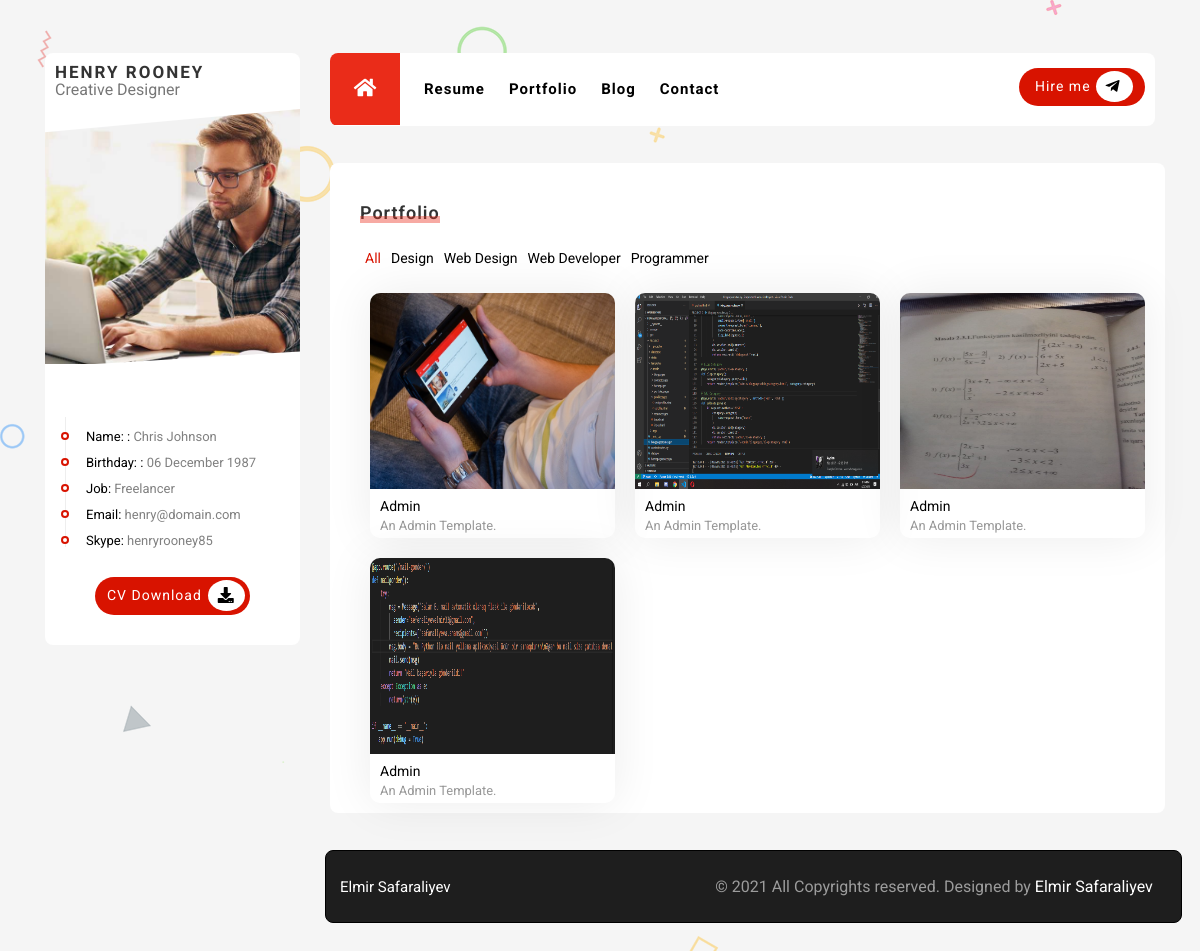
The app's page /portfolio with its own data.
### PROJECT/data.py (models this page shows)
class Profile(db.Model):
    __tablename__='Profile'
    id=db.Column(db.Integer,primary_key=True)
    infoheader=db.Column(db.String(120))
    informatio=db.Column(db.String(120))

class PortfolioCatagory(db.Model):
    __tablename__="PortfolioCatagory"
    id=db.Column(db.Integer, primary_key=True)
    name=db.Column(db.String(120))
    portfolio_catagory=db.relationship('Portfolio', backref='PortfolioCatagory', lazy=True)

class Portfolio(db.Model):
    __tablename__="Portfolio"
    id=db.Column(db.Integer,primary_key=True)
    url=db.Column(db.String(50))
    title=db.Column(db.String(50))
    subtitle=db.Column(db.String(50))
    img=db.Column(db.String(120))
    content=db.Column(db.Text)
    catagory_portfolio=db.Column(db.Integer, db.ForeignKey('PortfolioCatagory.id'))

### PROJECT/mainroutes.py (the view)
@app.route('/portfolio')
def portfolio():
    portfolio=Portfolio.query.all()
    profile=Profile.query.all()
    profileimg=Profileim.query.all()
    catagory=PortfolioCatagory.query.all()
    return render_template('app/portfoliopage.html', portfolio=portfolio,profile=profile, profileimg=profileimg, catagory=catagory)

### PROJECT/templates/app/portfoliopage.html (shortened to what this page needs)
{% extends "app/base.html" %}
{% block profile %}
<div class="profile">
  <div class="profile-name">
    <span class="name">
      HENRY ROONEY
    </span>
    <span class="job">
      Creative Designer
    </span>
  </div>
  <div class="profile-image">
    <img src="../../static/uploads/profile.jpg">
  </div>
  <div class="profile-info">
    <ul class="profileinfolist">
      {% for profile in profile %}
      <li class="profileinfoitem">
        <p>
          <span>{{profile.infoheader}}:</span>
          {{profile.informatio}}
        </p>
      </li>
      {% endfor %}
    </ul>
  </div>
  <div class="cvbutton">
    <div class="cvbuttonbox">
      <a class="cvdownload" href="">CV Download</a>
      <div class="downloadiconbox">
        <i class="fas fa-download dwiconbox"></i>
      </div>
    </div>
  </div>
</div>
{% endblock %}
{% block pages %}
<div class="portfoliomain">
  <div class="portfolioheader">
    <h1>Portfolio</h1>
    <span></span>
  </div>
  <section class="portfolio">
    <ul class="filter">
      <li class="list active" data-filter="all">All</li>
      {% for catagory in catagory %}
      <li class="list" data-filter="{{catagory.id}}">{{catagory.name}}</li>
      {% endfor %}
    </ul>
    <div class="product">
      {% for portfolio in portfolio %}
      <div class="itembox {{portfolio.catagory_portfolio}}">
        <img src="../../static/uploads/{{portfolio.img}}" alt="">
        <div class="description">
          <h1> Admin</h1>
          <span>An Admin Template.</span>
        </div>
      </div>
      {% endfor %}
  </section>
</div>
 {% endblock %}

### PROJECT/templates/app/base.html (shortened to what this page needs)
<!DOCTYPE html>
<html lang="en">
<head>
  <link rel="stylesheet" href="static/app/css/style.css">
  <link rel="stylesheet" href="static/app/css/grid.css">
  <link rel="stylesheet" href="static/app/css/resume.css">
  <link rel="stylesheet" href="static/app/css/contact.css">
  <link rel="stylesheet" href="static/app/css/portfolio.css">
  <link rel="stylesheet" href="static/app/css/grid2.css">
  <link rel="stylesheet" href="static/app/css/blog.css">
  <link rel="stylesheet" href="https://use.fontawesome.com/releases/v5.0.13/css/all.css"
>
  <link rel="stylesheet" href="https://cdnjs.cloudflare.com/ajax/libs/font-awesome/5.15.2/css/all.min.css">
  <link rel="stylesheet" href="https://cdnjs.cloudflare.com/ajax/libs/font-awesome/4.7.0/css/font-awesome.min.css">
  <link rel="stylesheet" href="https://cdn.jsdelivr.net/npm/bootstrap-icons@1.4.0/font/bootstrap-icons.css">
  <link rel="stylesheet" href="https://cdn.jsdelivr.net/npm/bootstrap-icons@1.4.0/font/bootstrap-icons.css">
  <link rel="stylesheet" href="https://cdnjs.cloudflare.com/ajax/libs/OwlCarousel2/2.3.4/assets/owl.carousel.min.css">
</head>
<body>
  <div class="container">
    <div class="row">
      <div class="col-3">
        {% block profile %}
        {% endblock %}
      </div>
      <div class="col-9">
        <div class="main">
          <nav>
            {% block menu %}
            <div class="row" id="menu">
              <div class="col-md-8 col-sm-8 col-xs-4" id="menumain">
                <ul class="menu-ul">
                  <li>
                    <a href="/">
                      <div class="homebutton" id="btn1">
                        <i class="fas fa-home"></i>
                      </div>
                    </a>
                  </li>
                  <li> <a class="li" id="btn2" href="/resume">Resume</a></li>
                  <li> <a class="li" id="btn3" href="/portfolio">Portfolio</a></li>
                  <li> <a class="li" id="btn4" href="/blog">Blog</a></li>
                  <li> <a class="li" id="btn5" href="/contact">Contact</a></li>
                </ul>
              </div>
              <div class="col-md-4 col-sm-4 col-xs-8 dynamic" id="social1">
                <div id="mail">
                  <div id="mailbox">
                    <a id="mailto">Hire me</a>
                    <div id="mailiconbox">
                      <i id="mailicon" class="fab fa-telegram-plane"></i>
                    </div>
                  </div>
                </div>
              </div>
            </div>
            {% endblock %}
          </nav>
        </div>
        <div class="col-12">
          {% block pages %}
          {% endblock %}
          <div class="col-12">
            <div class="footer">
              <h1>Elmir Safaraliyev</h1>
              <h2>© 2021 All Copyrights reserved. Designed by <span>Elmir Safaraliyev</span></h2>
            </div>
          </div>
        </div>
      </div>
    </div>
  </div>
</body>
</html>

### PROJECT/static/app/css/style.css (style rules this page uses)
body { background-image: url(../img/bg.png) !important; background-color: #f5f5f5 !important; font-family: 'Roboto', sans-serif !important; }
.container { height: 1000px; padding-top: 53px; padding-left: 120px; padding-right: 120px; }
.profile { width: 100%; height: auto; margin: 0px; background-color: white; border-radius: 8px; }
.profile-name { line-height: 18px; padding: 10px; position: relative; }
.name { font-size: 1.063rem; color: #333333; font-weight: 700; line-height: 18px; letter-spacing: 2px; display: block; }
.job { font-size: 0.813; color: #777777; line-height: 18px; font-weight: 400; }
.profile-image { height: auto; width: 100%; overflow: hidden; clip-path: polygon(0 9%, 100% 0, 100% 94%, 0% 100%); }
.profile-info { position: relative; top: 10px; }
.profile-image img { width: 100%; height: 100%; }
.profileinfoitem::before { content: ""; border: solid 2px #d81300; width: 8px; height: 8px; border-radius: 50px; margin-left: -25px; margin-top: 2px; background: #fff; display: block; position: absolute; }
.profileinfoitem { border-left: 1px solid #eee; padding-left: 20px; }
.profileinfolist { font-size: 13px; padding-top: 40px; padding-left: 20px; padding-right: 10px; }
.profileinfoitem p { display: inline; }
.profileinfoitem { padding-top: 13px; color: gray; }
.profileinfoitem span { color: black; }
.cvbutton { padding-top: 40px; display: flex; justify-content: center; padding-bottom: 30px; }
.cvbuttonbox { width: 155px; height: 38px; letter-spacing: 1px; background-color: #d81300; border-radius: 45px; }
.downloadiconbox { display: inline; padding-top: 6px; padding-bottom: 6px; background-color: white; border-radius: 50%; Box-sizing: border-box; }
.dwiconbox { padding: 10px; }
.cvdownload { font-size: 14px; padding-bottom: 20px; line-height: 37px; padding-left: 12px; padding-right: 6px; display: inline; float: left; color: #ffffff; text-decoration: none; font-weight: 400; }
.menu-ul li { float: left; text-align: center; position: relative; height: 100%; }
.li { display: block; color: black; text-align: center; padding-left: 24px; text-decoration: none; font-size: 15px; font-weight: 700; line-height: 73px; letter-spacing: 1px; }
#menu { margin-left: 0px; background-color: white; width: 851px; border-radius: 8px; overflow: hidden; }
#menumain { padding: 0; position: relative; }
#social1 { padding-right: 10px; display: flex; justify-content: end; }
#mail { float: left; padding-top: 15px; margin-left: 22px; display: inline; }
#mailbox { width: 126px; height: 38px; letter-spacing: 1px; background-color: #d81300; border-radius: 45px; }
#mailiconbox { display: inline; padding-left: 0px; padding-top: 6px; padding-right: 2px; padding-bottom: 6px; background-color: white; border-radius: 50%; Box-sizing: border-box; }
#mailicon { padding: 10px; }
#mailto { font-size: 14px; padding-bottom: 20px; line-height: 37px; padding-left: 16px; padding-right: 5px; display: inline; float: left; color: #ffffff; text-decoration: none; font-weight: 400; }
.homebutton { background-color: #d81300; width: 70px; height: 72px; padding-top: 35%; font-size: 20px; }
.homebutton, .homebutton-r i { color: white; }
.homebutton, .homebutton-r:hover { background-color: #ea2c19; cursor: pointer; }
.footer { margin-top: 37px; margin-bottom: 100px; width: 112%; height: 73px; border: thin solid black; padding: 0; margin-left: -35px; border-radius: 8px; background-color: #1e1e1e; }
.footer h1,h2 { color: #ffffff; }
.footer h1 { display: inline; position: relative; top: 28px; left: 14px; font-size: 0.938rem; }
.footer h2 { text-align: right; padding-top: 12px; padding-right: 28px; color: #9c9c9c; }
.footer h2 span { color: white; }

### PROJECT/static/app/css/grid2.css (style rules this page uses)
.col-3 { width: 25%; }
@media screen and (max-width: 1200px) { #menu { width: 100%; } }
@media screen and (max-width: 1200px) { .portfoliomain { width: 105%; } }
@media screen and (max-width: 1200px) { .portfolio { width: 105%; } }
@media screen and (max-width: 1200px) { #mail { margin-left: 60px; } }

### records on screen
Profile: infoheader "Name:", informatio "Chris Johnson"
Profile: infoheader "Birthday:", informatio "06 December 1987"
Profile: infoheader "Job", informatio "Freelancer"
Profile: infoheader "Email", informatio "henry@domain.com"
Profile: infoheader "Skype", informatio "henryrooney85"
PortfolioCatagory: name "Design"
PortfolioCatagory: name "Web Design"
PortfolioCatagory: name "Web Developer"
PortfolioCatagory: name "Programmer"
Portfolio: img (picture)
Portfolio: img (picture)
Portfolio: img (picture)
Portfolio: img (picture)
